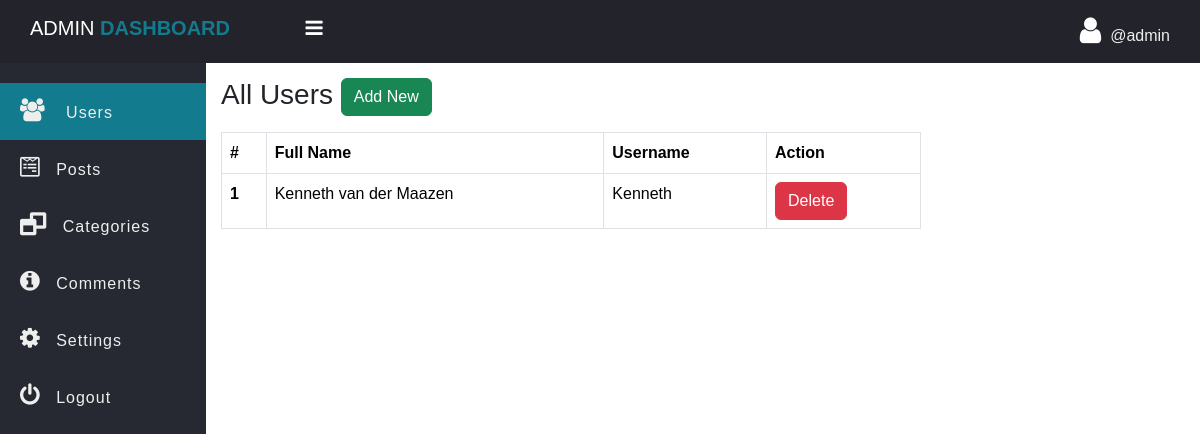
Page /admin/users.php (signed in) on the committed database.
### tables this page shows
CREATE TABLE `users` (
  `id` int(11) NOT NULL,
  `fname` varchar(255) NOT NULL,
  `username` varchar(255) NOT NULL,
  `password` varchar(255) NOT NULL
);

### admin/data/user.php (called while the page is built, shortened)
<?php
function getAll($conn) {
    $sql = "SELECT id, fname, username FROM users";
    $stmt = $conn->prepare($sql);
    $stmt->execute();
    if ($stmt->rowCount() >= 1) {
        $data = $stmt->fetchAll();
        return $data;
    } else {
        return 0;
    }
}

### admin/users.php (the view, shortened to what this page needs)
<?php
if (isset($_SESSION['admin_id']) && isset($_SESSION['username'])) {
 ?>
<!DOCTYPE html>
<html>
<head>
	<link rel="stylesheet" href="https://stackpath.bootstrapcdn.com/font-awesome/4.7.0/css/font-awesome.min.css">
    <link href="https://cdn.jsdelivr.net/npm/bootstrap@5.3.3/dist/css/bootstrap.min.css" rel="stylesheet">
	<link rel="stylesheet" href="../css/side-bar.css">
	<link rel="stylesheet" href="../css/style.css">
</head>
<body>
	<?php
        include "inc/side-nav.php";
		include_once("data/user.php");
		include_once("../db_conn.php");
		$users = getAll($conn);
    ?>
    <div class="main-table">
		<h3 class="mb-3">All Users
			<a href="../signup.php" class="btn btn-success">Add New</a></h3>
		<?php if ($users != 0) { ?>
		<table class="table t1 table-bordered">
			<thead>
				<tr>
					<th scope="col">#</th>
					<th scope="col">Full Name</th>
					<th scope="col">Username</th>
					<th scope="col">Action</th>
				</tr>
			</thead>
			<tbody>
				<?php foreach ($users as $user) { ?>
				<tr>
					<th scope="row"><?=$user['id'] ?></th>
					<td><?=$user['fname'] ?></td>
					<td><?=$user['username'] ?></td>
					<td>
						<a href="user-delete.php?user_id=<?=$user['id'] ?>" class="btn btn-danger">Delete</a>
					</td>
				</tr>
				<?php } ?>
			</tbody>
		</table>
		<?php }else{ ?>
			<div class="alert alert-warning">
				Empty!
			</div>
		<?php } ?>
	</div>
	</section>
	</div>
</body>
</html>
<?php }else {
	header("Location: ../admin-login.php");
	exit;
} ?>

### css/side-bar.css (style rules this page uses)
* { padding: 0; margin: 0; box-sizing: border-box; font-family: arial, sans-serif; }

### css/style.css (style rules this page uses)
body { overflow-y: scroll; }
.main-table .t1 { width: 90%; max-width: 700px; }

### rows in the picture
users: id "1", fname "Kenneth van der Maazen", username "Kenneth"

### other values in the picture
$_SESSION['username'] "admin"
